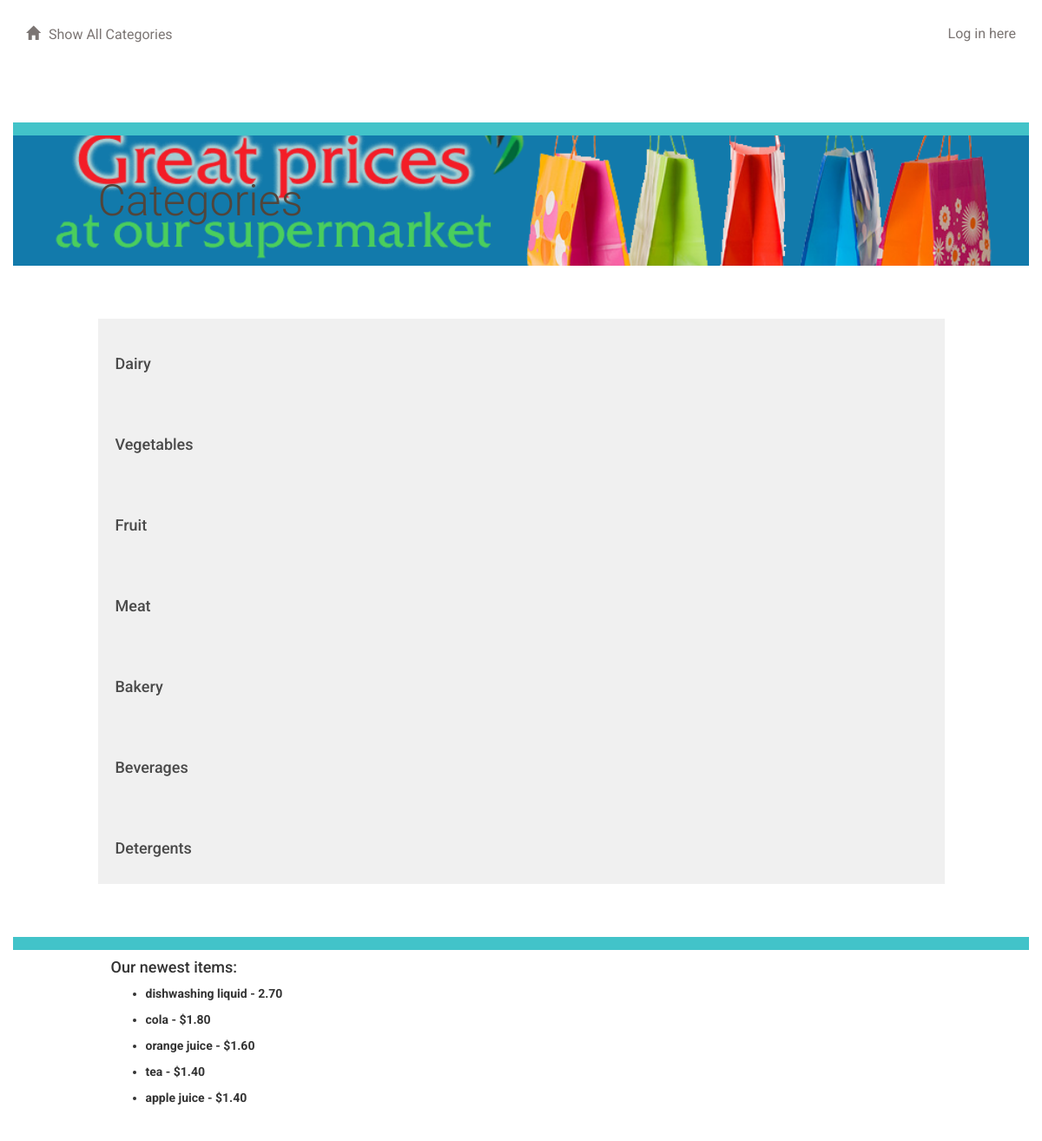
Page /category/ on the earlier database version.
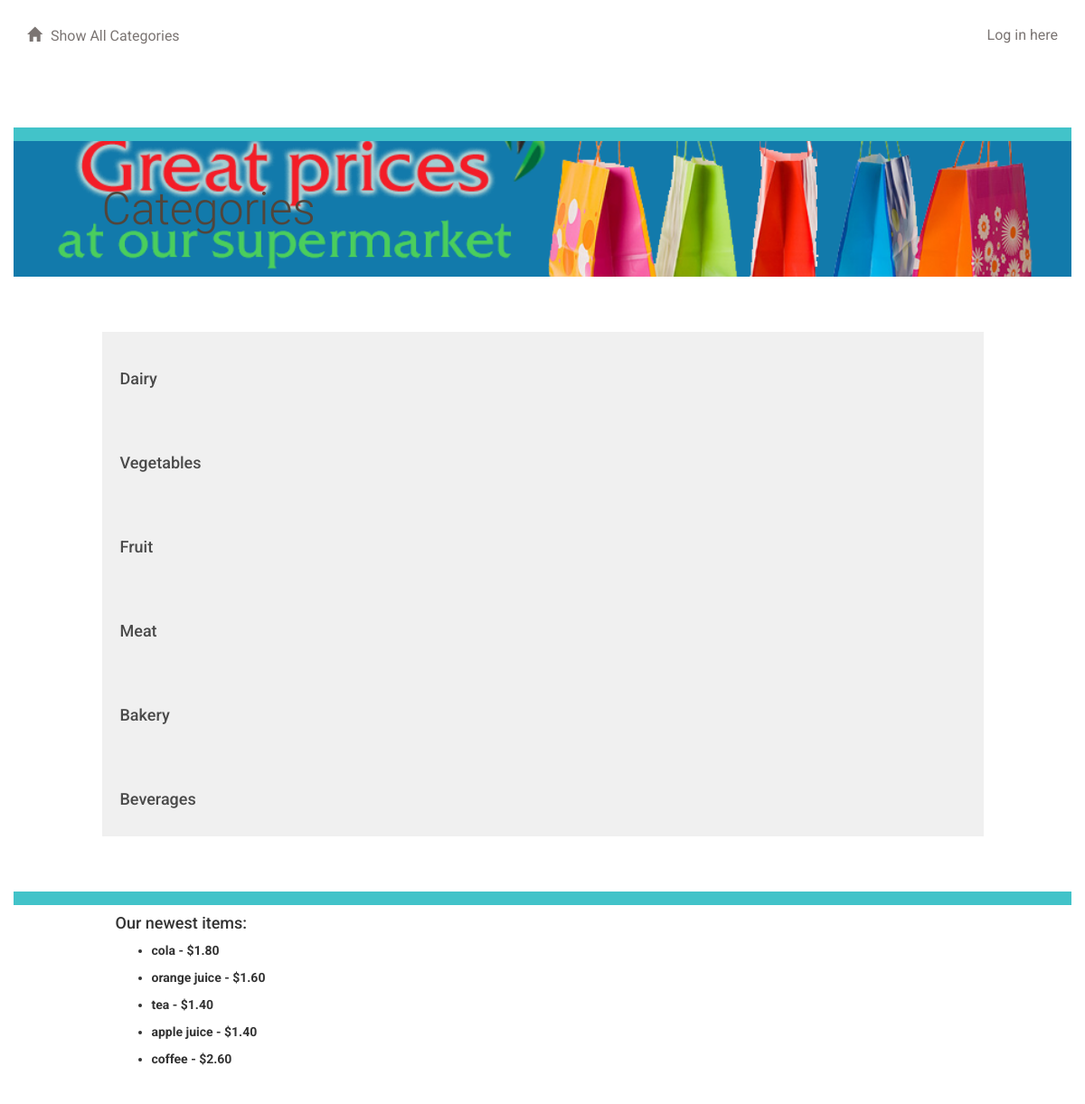
Same page on the later database version.
### catalog_database_setup.py (models this page shows, shortened)
class Category(Base):
    __tablename__ = 'category'
    id = Column(Integer, primary_key=True)
    name = Column(String(250), nullable=False)
    user_id = Column(Integer,ForeignKey('user.id'))
    user = relationship(User)
    grocery_item = relationship('GroceryItem', cascade='delete')

class GroceryItem(Base):
    __tablename__ = 'grocery_item'
    id = Column(Integer, primary_key = True)
    name =Column(String(80), nullable = False)
    description = Column(String(250))
    price = Column(String(8))
    item_image =  Column(String(250))
    category_id = Column(Integer,ForeignKey('category.id'))
    category = relationship(Category)
    user_id = Column(Integer,ForeignKey('user.id'))
    user = relationship(User)

### application.py (the view)
@app.route('/')
@app.route('/category/')
def showCategories():
    categories = session.query(Category).order_by(asc(Category.id))
    last_added = session.query(GroceryItem).order_by(desc(GroceryItem.id)).limit(5)
    if 'username' not in login_session:
        return render_template('publiccategories.html', categories = categories,
        login_session = login_session, last_added=last_added)
    else:
        return render_template('categories.html', categories = categories,
        login_session = login_session, last_added=last_added)

### templates/publiccategories.html (shortened to what this page needs)
{% extends "main.html" %}
{% block content %}
{% include "header.html" %}
	<div class="row top-menu">
		<div class="col-md-10"></div>
		<div class="col-md-2 text-right">
		</div>
	</div>
	<div class="row divider blue">
		<div class="col-md-12"></div>
	</div>
	<div class="row banner main">
		<div class="col-md-1"></div>
		<div class="col-md-11 padding-none">
			<h1>Categories</h1>
		</div>
	</div>
	<div class="row padding-top padding-bottom">
		<div class="col-md-1"></div>
		<div class="col-md-10 padding-none"></div>
		<div class="col-md-1"></div>
	</div>
	{% for category in categories %}
		<a href = "{{url_for('showGrocery', category_id = category.id)}}">
			<div class="row">
				<div class="col-md-1"></div>
					<div class="col-md-10 category-list">
						<h3>{{category.name}}</h3>
					</div>
				<div class="col-md-1"></div>
			</div>
		</a>
	{% endfor %}
<div class="row top-menu">
		<div class="col-md-10"></div>
		<div class="col-md-2 text-right">
		</div>
	</div>
	<div class="row divider blue">
		<div class="col-md-12"></div>
	</div>
	<div class="row banner">
		<div class="col-md-1"></div>
		<div class="col-md-11 padding-bottom">
			<h4>Our newest items:</h4>
			<ul>
			{% for i in last_added %}
			<p><li>{{i.name}} - {{i.price}}</li></p>
			{% endfor %}
			</ul>
		</div>
	</div>
{% endblock %}

### templates/main.html (shortened to what this page needs)
<!DOCTYPE html>
<html lang="en">
	<head>
		<link rel="stylesheet" href="//netdna.bootstrapcdn.com/bootstrap/3.1.1/css/bootstrap.min.css">
		<link rel=stylesheet type=text/css href="{{ url_for('static', filename='styles.css') }}">
	</head>
	<body>
		<div class="container">
			{% block content %}
			{% endblock %}
		</div>
	</body>
</html>

### templates/header.html
<div class="row top-menu">
	<div class="col-md-6">
		<a href="{{url_for('showCategories')}}">
			<span class="glyphicon glyphicon-home" aria-hidden="true"></span>Show All Categories
		</a>
	</div>
	<div class="col-md-6 text-right">
					<p>{% if not login_session['username'] %}
						<a href="{{url_for('showLogin')}}">Log in here</a>
						{% else %}
						<a href="{{url_for('gdisconnect')}}">Log out here</a>
						{% endif %}
					</p>
	</div>
</div>

### static/styles.css (style rules this page uses)
* { font-family: "Helvetica Neue Bold", Roboto, Helvetica, Arial, sans-serif; font-weight: 700; }
h1 { font-family: "Helvetica Neue Light", Roboto, Helvetica, Arial, sans-serif; font-size: 50px; color: #51453B; line-height: 60px; font-weight: 300; }
h3 { font-size: 18px; color: #4A4A4A; line-height: 23px; }
p { font-family: "Helvetica Neue", Roboto, Helvetica, Arial, sans-serif; font-size: 16px; color: #7B7573; line-height: 24px; font-weight: 400; }
a { font-size: 14px; color: #0093B9; line-height: 17px; }
.padding-top { padding-top: 30px; }
.padding-bottom { padding-bottom: 30px; }
.padding-none { padding: 0; }
.glyphicon { margin-right: 10px; }
.top-menu { padding-top: 30px; padding-bottom: 30px; }
.top-menu p { margin-bottom: 0; line-height: 16px; }
.top-menu a { margin-bottom: 0; line-height: 16px; font-size: 16px; color: #7B7573; font-weight: 400; }
.divider { height: 15px; }
.divider.blue { background-color: #42C3C9; }
.banner.main { height: 150px; background: url("/static/top-banner.png"); background-position: right; background-repeat: no-repeat; background-size: cover; }
.banner h1 { margin: 45px 0; }
.category-list { background-color: #F0F0F0; padding: 20px; u }

Differences in the rows shown:
removed Category: name "Detergents"
removed GroceryItem: name "dishwashing liquid", price "2.70"
now on this page (row unchanged): GroceryItem: name "coffee", price "$2.60"
